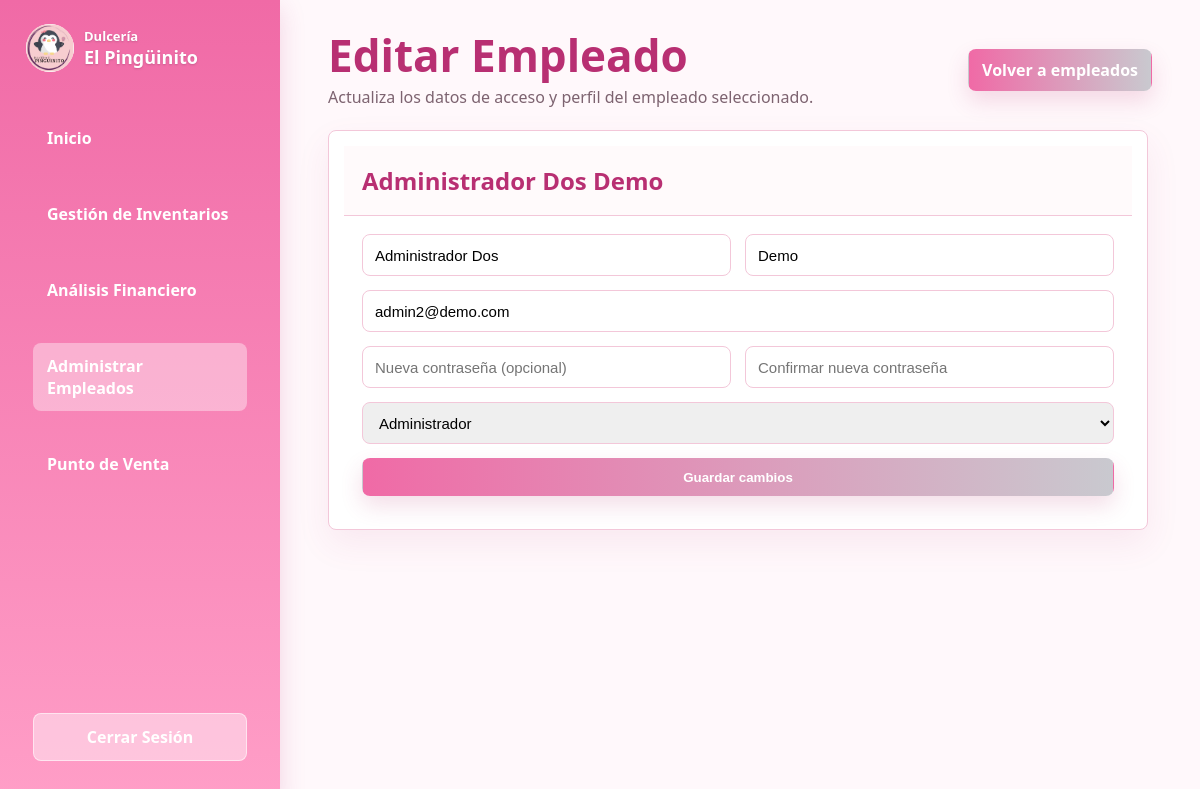
Page /pages/editar_empleado.php?id=13 (signed in) on the committed database.
### tables this page shows
CREATE TABLE `usuarios` (
  `id` int(11) NOT NULL,
  `apellidos` varchar(50) NOT NULL,
  `nombre` varchar(100) NOT NULL,
  `email` varchar(100) NOT NULL,
  `password` varchar(255) NOT NULL,
  `rol` enum('admin','empleado') NOT NULL DEFAULT 'empleado',
  `fecha_creacion` timestamp NOT NULL DEFAULT current_timestamp()
);

### pages/editar_empleado.php (the view, shortened to what this page needs)
<?php
require_once __DIR__ . '/../includes/db.php';
$empleado_id = isset($_GET['id']) ? intval($_GET['id']) : 0;
$empleado = null;
$sql_select = "SELECT id, nombre, apellidos, email, rol FROM usuarios WHERE id = ?";
$stmt_select = $conn->prepare($sql_select);
if ($stmt_select) {
    $stmt_select->bind_param("i", $empleado_id);
    $stmt_select->execute();
    $result_select = $stmt_select->get_result();
    if ($result_select->num_rows == 1) {
        $empleado = $result_select->fetch_assoc();
    } else {
        header("Location: /DULCERIAV2/pages/administrar_empleados.php?error=empleado_no_encontrado");
        exit();
    }
} else {
    $mensaje = "Error al preparar la consulta para obtener el empleado: " . $conn->error;
    $clase_mensaje = "error";
}
?>
<!DOCTYPE html>
<html lang="es">
<head>
    <link rel="stylesheet" href="/DULCERIAV2/css/app.css">
    <link rel="stylesheet" href="/DULCERIAV2/css/module-layout.css">
</head>
<body class="module-page">
    <nav id="sidebar">
        <div class="sidebar-brand">
            <img src="/DULCERIAV2/assets/logo.png" alt="Logo de Dulcería El Pingüinito">
            <div>
                <span>Dulcería</span>
                <strong>El Pingüinito</strong>
            </div>
        </div>
        <ul class="sidebar-menu">
            <li><a href="/DULCERIAV2/pages/dashboard.php">Inicio</a></li>
            <li><a href="/DULCERIAV2/pages/inventario.php">Gestión de Inventarios</a></li>
            <li><a href="/DULCERIAV2/pages/analisis_finaciero.php">Análisis Financiero</a></li>
            <li><a class="active" href="/DULCERIAV2/pages/administrar_empleados.php">Administrar Empleados</a></li>
            <li><a href="/DULCERIAV2/pages/punto_venta.php">Punto de Venta</a></li>
        </ul>
        <ul class="sidebar-footer">
            <li><a href="/DULCERIAV2/actions/logout.php">Cerrar Sesión</a></li>
        </ul>
    </nav>
    <main class="layout">
        <div class="page-header">
            <div>
                <h1>Editar Empleado</h1>
                <p>Actualiza los datos de acceso y perfil del empleado seleccionado.</p>
            </div>
            <a class="btn btn-primary" href="/DULCERIAV2/pages/administrar_empleados.php">Volver a empleados</a>
        </div>
        <?php if ($empleado) : ?>
            <section class="panel edit-panel">
                <div class="panel-header">
                    <h2><?php echo htmlspecialchars($empleado['nombre'] . ' ' . $empleado['apellidos']); ?></h2>
                </div>
                <form class="form-grid" action="/DULCERIAV2/pages/editar_empleado.php?id=<?php echo $empleado['id']; ?>" method="POST" style="padding: 18px;">
                    <input type="text" name="nombre" id="nombre" placeholder="Nombre" value="<?php echo htmlspecialchars($empleado['nombre']); ?>" required>
                    <input type="text" name="apellidos" id="apellidos" placeholder="Apellidos" value="<?php echo htmlspecialchars($empleado['apellidos']); ?>" required>
                    <input class="full" type="email" name="correo" id="correo" placeholder="Correo electrónico" value="<?php echo htmlspecialchars($empleado['email']); ?>" required>
                    <input type="password" name="nueva_contrasena" id="nueva_contrasena" placeholder="Nueva contraseña (opcional)">
                    <input type="password" name="confirmar_contrasena" id="confirmar_contrasena" placeholder="Confirmar nueva contraseña">
                    <select class="full" name="rol" id="rol" required>
                        <option value="admin" <?php echo ($empleado['rol'] == 'admin') ? 'selected' : ''; ?>>Administrador</option>
                    </select>
                    <button class="btn btn-primary full" type="submit" name="actualizar">Guardar cambios</button>
                </form>
            </section>
        <?php else : ?>
            <div class="message error">No se pudo cargar la información del empleado.</div>
        <?php endif; ?>
    </main>
</body>
</html>

### css/app.css (style rules this page uses)
body { font-family: Arial, sans-serif; margin: 0; padding: 0; background: #fff; color: #333; }
#sidebar { position: fixed; left: -250px; top: 0; width: 250px; height: 100%; background: #f4a3c1; padding-top: 20px; transition: 0.3s; }
#sidebar ul { list-style: none; padding: 0; }
#sidebar ul li { padding: 15px; }
#sidebar ul li a { text-decoration: none; color: white; display: block; }
main { padding: 20px; }
h1 { color: #d14778; }
section { background: #f8f8f8; padding: 15px; margin: 10px 0; border-radius: 10px; }
h2 { color: #d14778; }

### css/module-layout.css (style rules this page uses)
:root { --pink: #f06aa6; --pink-dark: #b82f72; --ink: #3b2330; --muted: #7d6370; --line: #f3c7d9; --soft: #fff2f7; --surface: #ffffff; }
* { box-sizing: border-box; }
body.module-page { margin: 0; font-family: "Segoe UI", Arial, sans-serif; color: var(--ink); background: #fff8fb; }
.brand, .sidebar-brand { display: flex; align-items: center; gap: 10px; }
.brand img, .sidebar-brand img { border-radius: 50%; background: #fff; }
#sidebar { position: fixed; inset: 0 auto 0 0; width: 280px; padding: 24px 18px; background: linear-gradient(180deg, #f06aa6 0%, #ff9ec7 100%); box-shadow: 0 8px 24px rgba(184, 47, 114, 0.18); display: flex; flex-direction: column; z-index: 10; }
.sidebar-brand { color: #fff; margin-bottom: 28px; padding: 0 8px; text-shadow: 0 1px 2px rgba(95, 43, 70, 0.25); }
.sidebar-brand img { width: 48px; height: 48px; }
.sidebar-brand span { display: block; font-size: 13px; font-weight: 700; }
.sidebar-brand strong { display: block; font-size: 18px; }
.sidebar-menu, .sidebar-footer { list-style: none; padding: 0; margin: 0; }
.sidebar-menu { flex: 1; }
.sidebar-menu li, .sidebar-footer li { padding: 6px 0; }
.sidebar-menu a, .sidebar-footer a { display: block; padding: 12px 14px; border-radius: 8px; text-decoration: none; color: #4a2233; font-weight: 800; }
.sidebar-menu a:hover, .sidebar-menu a.active { background: rgba(255, 255, 255, 0.38); color: #8b174f; }
.sidebar-footer a { background: rgba(255, 255, 255, 0.42); border: 1px solid rgba(255, 255, 255, 0.55); color: #8b174f; text-align: center; }
.layout { width: min(1480px, calc(100% - 320px)); margin-left: 300px; padding: 32px 28px 48px; }
.page-header { display: flex; justify-content: space-between; align-items: center; gap: 18px; margin-bottom: 22px; }
.page-header h1 { margin: 0 0 8px; color: var(--pink-dark); font-size: clamp(30px, 4vw, 44px); line-height: 1.05; }
.page-header p { margin: 0; color: var(--muted); }
.panel, .summary-card { border: 1px solid var(--line); border-radius: 8px; background: var(--surface); box-shadow: 0 14px 34px rgba(184, 47, 114, 0.08); }
.panel { overflow: hidden; }
.panel-header { display: flex; justify-content: space-between; align-items: center; gap: 16px; padding: 18px; border-bottom: 1px solid var(--line); background: #fffafb; }
.panel-header h2, .panel h2 { margin: 0; color: var(--pink-dark); }
.field, .search-bar, input, select { border: 1px solid var(--line); border-radius: 8px; outline: none; }
.btn, button.btn { min-height: 38px; padding: 9px 13px; border: 1px solid transparent; border-radius: 8px; cursor: pointer; font-weight: 800; text-decoration: none; display: inline-flex; align-items: center; justify-content: center; }
.btn-primary { background: linear-gradient(90deg, #f06aa6, #c9c9cf); color: #fff; box-shadow: 0 10px 22px rgba(184, 47, 114, 0.16); }
.form-grid { display: grid; grid-template-columns: repeat(2, minmax(0, 1fr)); gap: 14px; }
.form-grid input, .form-grid select { width: 100%; min-height: 42px; padding: 0 12px; font-size: 15px; }
.form-grid .full { grid-column: 1 / -1; }

### pages/editar_empleado.php (style rules this page uses)
.edit-panel { max-width: 820px; }

### rows in the picture
usuarios: nombre+apellidos "Administrador Dos Demo", nombre "Administrador Dos", apellidos "Demo", correo "admin2@demo.com", rol "Administrador"
